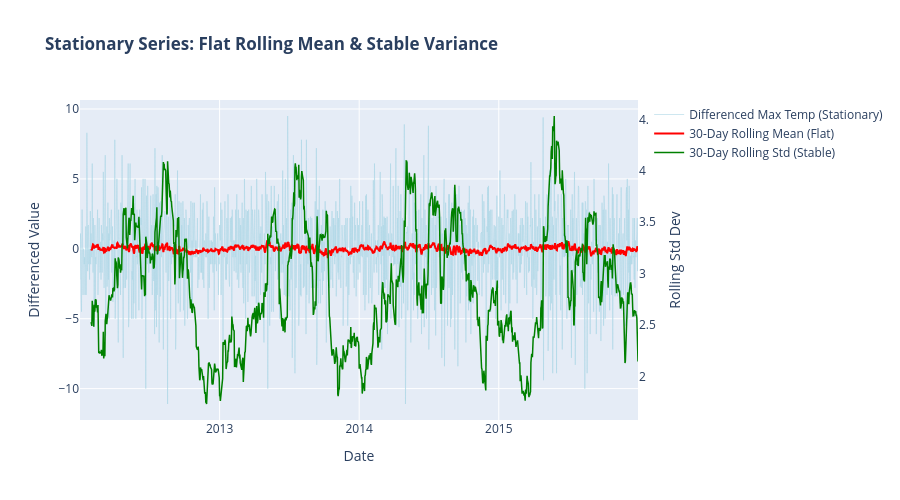

The notebook cell this image was saved under:
### Markdown cell above
### achieving stationarity 
-> diff

### Code cell
import plotly.graph_objects as go
import pandas as pd

# 1. Ensure the date column is explicitly parsed as datetime and set as index

# 2. Make the series stationary by applying first-order differencing
stationary_temp = data['temp_max'].diff().dropna()

# 3. Calculate rolling statistics on the stationary series (30-day window)
window_size = 30
rolling_mean_stat = stationary_temp.rolling(window=window_size).mean()
rolling_std_stat = stationary_temp.rolling(window=window_size).std()

# 4. Create interactive Plotly figure
fig = go.Figure()

# - Raw Differenced Data
fig.add_trace(go.Scatter(
    x=stationary_temp.index, y=stationary_temp, 
    name='Differenced Max Temp (Stationary)', 
    line=dict(color='lightblue', width=1), opacity=0.6
))

# - Rolling Mean
fig.add_trace(go.Scatter(
    x=rolling_mean_stat.index, y=rolling_mean_stat, 
    name='30-Day Rolling Mean (Flat)', 
    line=dict(color='red', width=2)
))

# - Rolling Standard Deviation
fig.add_trace(go.Scatter(
    x=rolling_std_stat.index, y=rolling_std_stat, 
    name='30-Day Rolling Std (Stable)', 
    line=dict(color='green', width=1.5), yaxis='y2'
))

# Layout configuration
fig.update_layout(
    title_text="<b>Stationary Series: Flat Rolling Mean & Stable Variance</b>",
    xaxis_title="Date",
    yaxis_title="Differenced Value",
    yaxis2=dict(
        title="Rolling Std Dev",
        overlaying='y',
        side='right',
        showgrid=False
    ),
    hovermode="x unified",
    height=500
)

fig.show()

### Figure 1 — Plotly figure (JSON) as saved in the notebook; plotly's stock layout.template omitted (floating-point values rounded to 4 significant figures; data arrays with more than 128 entries replaced by an {"elided": "..."} marker saying what was removed)
{"data": [{"line": {"color": "lightblue", "width": 1}, "name": "Differenced Max Temp (Stationary)", "opacity": 0.6, "type": "scatter", "x": {"elided": "1460 str values"}, "y": {"elided": "1460 float values"}}, {"line": {"color": "red", "width": 2}, "name": "30-Day Rolling Mean (Flat)", "type": "scatter", "x": {"elided": "1460 str values"}, "y": {"elided": "1460 float values"}}, {"line": {"color": "green", "width": 1.5}, "name": "30-Day Rolling Std (Stable)", "type": "scatter", "x": {"elided": "1460 str values"}, "y": {"elided": "1460 float values"}, "yaxis": "y2"}], "layout": {"height": 500, "hovermode": "x unified", "title": {"text": "<b>Stationary Series: Flat Rolling Mean & Stable Variance</b>"}, "xaxis": {"title": {"text": "Date"}}, "yaxis": {"title": {"text": "Differenced Value"}}, "yaxis2": {"overlaying": "y", "showgrid": false, "side": "right", "title": {"text": "Rolling Std Dev"}}}}
